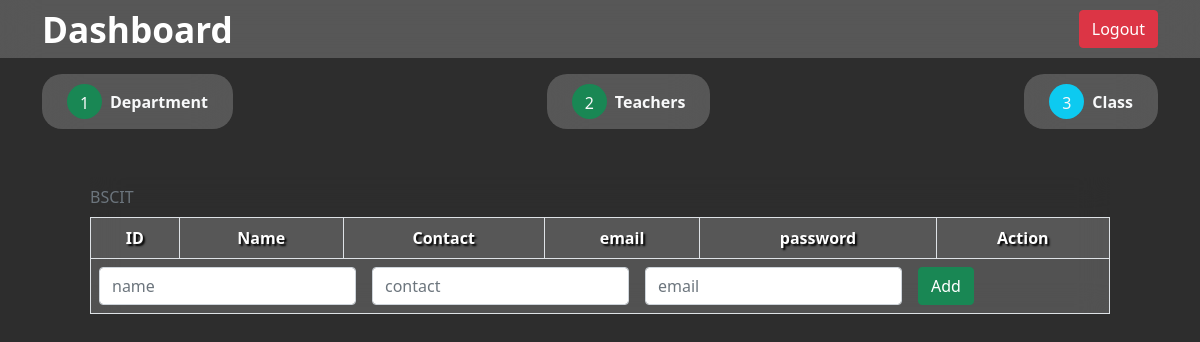
Before: /Prospector/Teacher.php with the older database file.
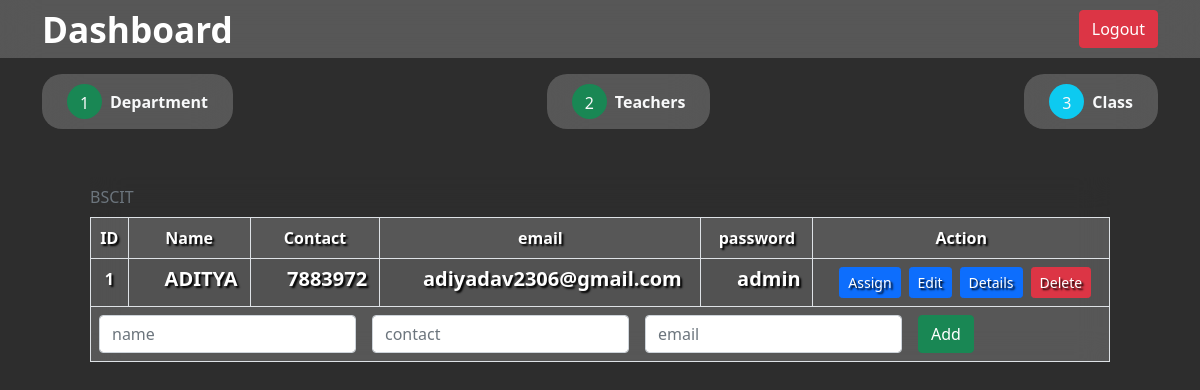
After: the same page with the newer database file.
### tables this page shows
CREATE TABLE `teacher` (
  `id` int(255) NOT NULL,
  `name` varchar(50) NOT NULL,
  `email` varchar(30) NOT NULL,
  `password` varchar(10) NOT NULL,
  `contact` int(10) NOT NULL
);

### Prospector/Teacher.php (the view, shortened to what the changed rows need)
<?php include "../DB/db.php" ?>
<?php $cssFiles = "<link rel='stylesheet' href='../assets/css/student_profile.css'/>" ?>
<?php include "../includes/header.php" ?>
<div class="app">
	<?php include "../includes/navbar-Prospector_Student.php" ?>
	<div class="container">
		<?php if(isset($teacherDetail)): ?>
			<section class="teacherDetail">
				<?php $teacherSubject=mysqli_query($con,"SELECT * FROM `subject` WHERE teacher_id=".$_GET['id']);
				while($rowSubject=mysqli_fetch_assoc($teacherSubject)):
					$srno=0;
					$teacherClass=mysqli_query($con,"SELECT * FROM `classes` WHERE id=".$rowSubject['class_id']);
					while($rowClass=mysqli_fetch_assoc($teacherClass)):
						$teacherDepartment=mysqli_query($con,"SELECT * FROM `departments` WHERE id=".$rowClass['department_id']);
						while($rowDepartment=mysqli_fetch_assoc($teacherDepartment)):?>
							<div class="table-responsive mt-5 mx-5">
								<table class="table table-striped table-hover table-bordered blurred-bg">
									<caption style="caption-side: top;"><?php echo $_GET['name']." | ".$rowDepartment['name']?></caption>
									<thead>
										<tr>
											<th>Sr.no</th>
											<th>Year</th>
											<th>Division</th>
											<th>Subject</th>
										</tr>
									</thead>
									<tbody>
										<tr>
											<td><?php echo ++$srno ?></td>
											<td>
												<h5 class="fw-bold d-flex align-items-center justify-content-center ps-4 subject"><?php echo $rowClass['year'] ?></h5>
											</td>
											<td>
												<h5 class="fw-bold d-flex align-items-center justify-content-center ps-4 subject"><?php echo $rowClass['division'] ?></h5>
											</td>
											<td>
												<h5 class="fw-bold d-flex align-items-center justify-content-center ps-4 subject"><?php echo $rowSubject['name'] ?></h5>
											</td>
										</tr>
									</tbody>
								</table>
							</div>
						<?php endwhile;
						endwhile;
				endwhile; ?>
			</section>
		<?php else:?>
			<section id="allTeacher">
				<div class="table-responsive mt-5 mx-5">
					<table class="table table-striped table-hover table-bordered blurred-bg">
						<caption style="caption-side: top;">BSCIT</caption>
						<thead>
							<tr>
								<th>ID</th>
								<th>Name</th>
								<th>Contact</th>
								<th>email</th>
								<th>password</th>
								<th>Action</th>
							</tr>
						</thead>
						<tbody>
							<?php
							$query = mysqli_query($con, "SELECT * FROM `teacher`");
							$srno = 0;
							while ($row = mysqli_fetch_assoc($query)) :
							?>
								<tr>
									<td><?php echo ++$srno ?></td>
									<td>
										<h5 class="fw-bold d-flex align-items-center justify-content-center ps-4 subject"><?php echo $row['name'] ?></h5>
									</td>
									<td>
										<h5 class="fw-bold d-flex align-items-center justify-content-center ps-4 subject"><?php echo $row['contact'] ?></h5>
									</td>
									<td>
										<h5 class="fw-bold d-flex align-items-center justify-content-center ps-4 subject"><?php echo $row['email'] ?></h5>
									</td>
									<td>
										<h5 class="fw-bold d-flex align-items-center justify-content-center ps-4 subject"><?php echo $row['password'] ?></h5>
									</td>
									<td>
										<div class="d-flex justify-content-center">
											<a href="Teacher.php?assign=true&id=<?php echo $row['id'] ?>" class="ms-2 btn btn-primary btn-sm">Assign</a>
											<a href="Teacher.php?edit=true&id=<?php echo $row['id'] ?>" class="ms-2 btn btn-primary btn-sm">Edit</a>
											<a href="Teacher.php?details=true&id=<?php echo $row['id'] ?>&name=<?php echo $row['name']?>" class="ms-2 btn btn-primary btn-sm">Details</a>
											<a href="Teacher.php?delete=true&id=<?php echo $row['id'] ?>" class="ms-2 btn btn-danger btn-sm">Delete</a>
										</div>
									</td>
								</tr>
							<?php endwhile; ?>
						</tbody>
					</table>
				</div>
			</section>
		<?php endif; ?>
	</div>
</div>
<?php include "../includes/footer.php" ?>

Changed rows visible on the page:
added teacher: name "ADITYA", contact "7883972", email "adiyadav2306@gmail.com", password "admin"
